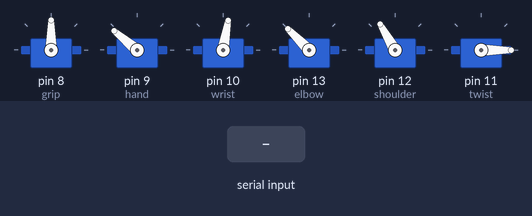
A sketch run on a simulated Arduino Uno, built with avr-gcc and run on an emulated ATmega328P. Parts: 6 × servo. The test bench sets the inputs (shaded band).

Above: at 1.2 s.
1.3 s: "g" received over Serial
At 2.0 s:
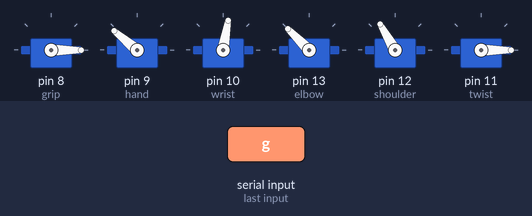
2.8 s: "h90\n" received over Serial
At 3.1 s:
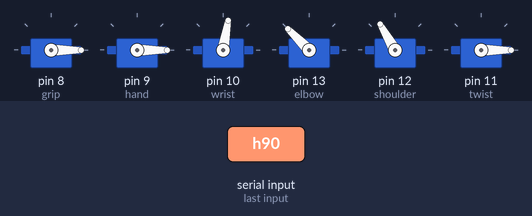
4.3 s: "h,45\n" received over Serial
At 5.4 s:
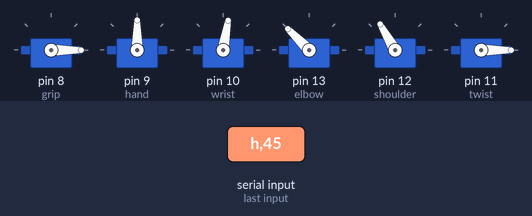
5.8 s: "s90\n" received over Serial
At 6.6 s:
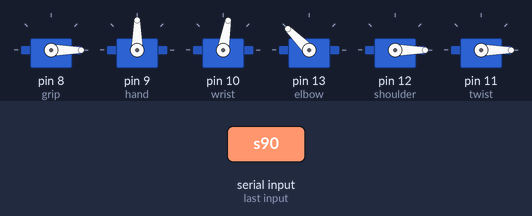
7.3 s: "t90\n" received over Serial
At 7.7 s:
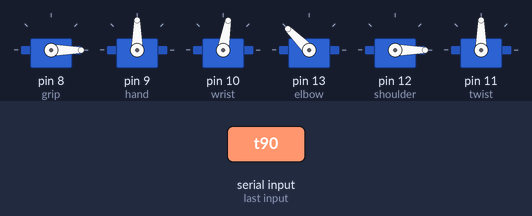
8.8 s: "s,45\n" received over Serial
At 10.1 s:
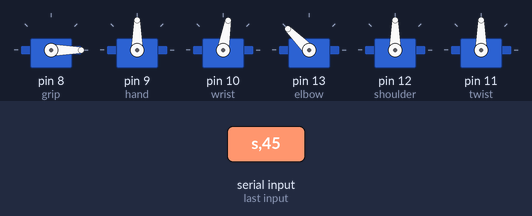
Timing chart, 0 to 11.3 s (numbered marks = the images above; inputs shaded):
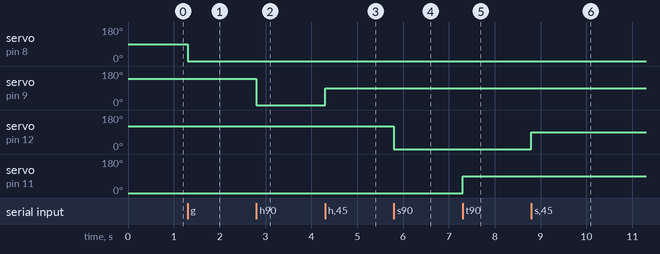

Measured:
- after the input at 1.3 s, servo on pin 8 (grip): 90° → 0° at once
- after the input at 2.8 s, servo on pin 9 (hand): 140° → 0° at once
- after the input at 4.3 s, servo on pin 9 (hand): 0° → 90° at once
- after the input at 5.8 s, servo on pin 12 (shoulder): 120° → 0° at once
- after the input at 7.3 s, servo on pin 11 (twist): 0° → 90° at once
- after the input at 8.8 s, servo on pin 12 (shoulder): 0° → 90° at once

The sketch:

arm.ino
```cpp
#include <Servo.h>
#include <SoftwareSerial.h>

Servo hand;
Servo twist;
Servo shoulder;
Servo elbow;
Servo wrist;
Servo grip;

String Data = "";
int g, h, w, e, s, t;

void setup() {

  Serial.begin(9600);
  grip.attach(8);
  hand.attach(9);
  wrist.attach(10);
  elbow.attach(13);
  shoulder.attach(12);
  twist.attach(11);
  default_pos();
}

void loop() {

  while (Serial.available())
  {
    char character = Serial.read();
    Data.concat(character);

    if (character == 'h')
    {
      h = Data.toInt();
      hand.write(h);
      Data = "";
    }

    else if (character == 't')
    {
      t = Data.toInt();
      twist.write(t);
      Data = "";

    }

    else if (character == 's')
    {
      s = Data.toInt();
      shoulder.write(s);
      Data = "";
    }

    else if (character == 'e')
    {
      e = Data.toInt();
      elbow.write(e);
      Data = "";

    }

    else if (character == 'w')
    {
      w = Data.toInt();
      wrist.write(w);
      Data = "";
    }

    else if (character == 'g')
    {
      g = Data.toInt();
      grip.write(g);
      Data = "";
    }

  }
}

void default_pos() {
  //origin position

  grip.write(90);
  wrist.write(80);
  hand.write(140);
  elbow.write(135);
  shoulder.write(120);
  twist.write(0);
}
```
